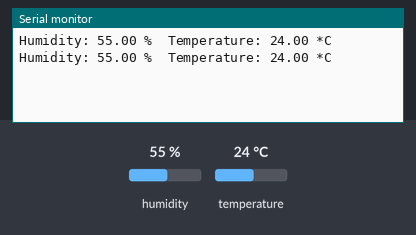
Bench run of a program on a simulated ESP32. On the bench: the last lines printed to the serial monitor. The inputs (shaded band) are chosen by the test bench; at power-on: humidity 55 %, temperature 24 °C.

Above: at 4.8 s.
4.9 s: humidity set to 22 %
At 7.1 s:
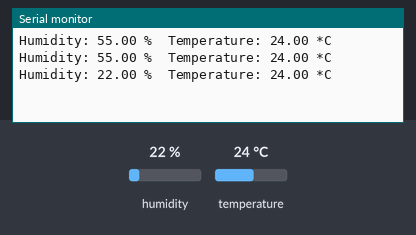
7.9 s: temperature set to 12 °C
At 9.0 s:
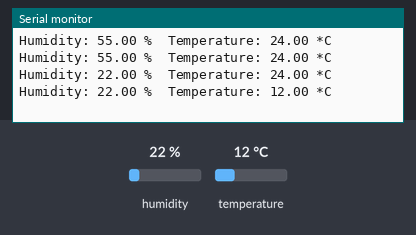
10.9 s: humidity set to 40 %
At 12.8 s:
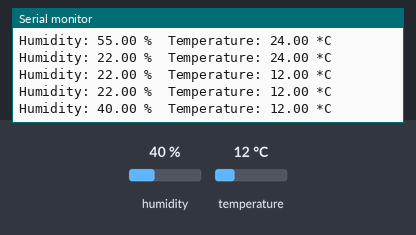
Timing chart, 0 to 14.3 s (numbered marks = the images above; inputs shaded):
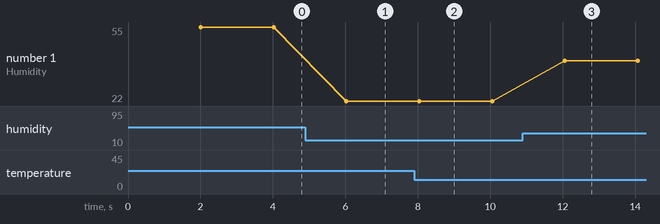

The program:

main.cpp
```cpp
#include <Arduino.h>
#include "DHTesp.h"

// Define the pin where the DHT22 is connected
#ifdef BOARD_ESP32_DOIT
  #define DHTPIN 23
#elif BOARD_ESP32_C3_CORE
  #define DHTPIN 0
#endif

// Initialize the DHT sensor
DHTesp dht;

void setup() {
  // Start the serial communication
  Serial.begin(115200);
  // Initialize the DHT sensor
  dht.setup(DHTPIN, DHTesp::DHT11);
}

void loop() {
  // Wait a few seconds between measurements
  delay(2000);

// float humidity = 50.0;
// float temperature = 25.0;
  // Read humidity
  float humidity = dht.getHumidity();
  // // Read temperature as Celsius
  float temperature = dht.getTemperature();

  // Check if any reads failed and exit early (to try again)
  if (isnan(humidity) || isnan(temperature)) {
	Serial.println("Failed to read from DHT sensor!");
	return;
  }

  // Print the results to the Serial Monitor
  Serial.print("Humidity: ");
  Serial.print(humidity);
  Serial.print(" %\t");
  Serial.print("Temperature: ");
  Serial.print(temperature);
  Serial.println(" *C");
}
```

Measured:
- after the input at 4.9 s, the serial monitor: prints a new line after 1.1 s (image 1)
- after the input at 7.9 s, the serial monitor: prints a new line after 0.14 s (image 2)
- after the input at 10.9 s, the serial monitor: prints a new line after 1.2 s (image 3)
- plotted number 1: 55 → 22 after the input at 4.9 s, 22 → 40 after the input at 10.9 s
